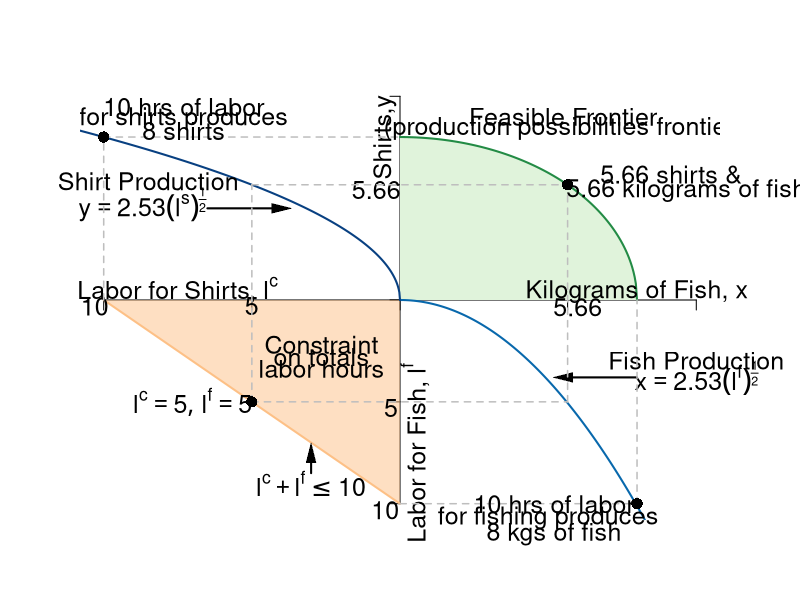

The R script that drew this image:
#Graph Designer: Simon Halliday
#Authors: Bowles, Foley and Halliday
#Title: Coordination, Conflict and Competition: A Text in Microeconomics

require(shape)
pdf(file = "specprodexch/ppf_dos_quadrant.pdf", width = 9, height = 9)

#Set parameters for graphics
pointsize <- 1.8
axislabelsize <- 1.8
labelsize <- 1.5
namesize <- 1.8
annotatesize <- 1.5
graphlinewidth <- 2
segmentlinewidth <- 1.5

COL <- c("#7fc97f", "#beaed4", "#fdc086", "#ffff99", "#386cb0", "#f0027f", "#bf5b17", "#666666")
COLA <- c("#e0f3db", "#99d8c9","#66c2a4","#41ae76", "#238b45", "#005824")
COLB <- c("#4eb3d3", "#2b8cbe", "#0868ac","#084081")

#Edited the margins to cater for the larger LHS labels
par(mar =  c(4, 4, 4, 4))

#Change this to make it log of l 

# ppf <- function(l, k = 0.5) {
#   k * (1/l)
# }


ppf <- function(x, yint = 64){
  sqrt(yint - (x)^2)
}

#actualfunction
#foodProd <- function(l, k = -2.529822, alpha = 0.5){
#  (-k)*l^alpha
#}

foodProd <- function(l, k = (6.328125)^-1, alpha = 2){
  (-k)*(l)^alpha
}

feasibleLabor <- function(l, time = 10){
  - time - l
}

manufactureProd <- function(l, k =  2.529822, alpha = 0.5){
  k * (-l)^alpha
}

xlims <- c(-10, 10)
ylims <- c(-10, 10)

npts <- 501 
x <- seq(xlims[1], xlims[2], length.out = npts)
y <- seq(ylims[1], ylims[2], length.out = npts) 

plot(0, 0, xlim = xlims, ylim = ylims, type = "n",
     xlab = expression(paste("")),
     ylab = expression(paste("")), 
     xaxt = "n", 
     yaxt = "n", 
     cex.lab = axislabelsize, 
     bty = "n"
)

ticksy <- c(ylims[1], -5, 0, manufactureProd(-5), ylims[2])
ylabels <- c(NA, NA, NA, NA, NA)
ticksx <- c(xlims[1], -5, 0, manufactureProd(-5), xlims[2])
xlabels <- c(NA, NA, NA, NA, NA)

axis(1, at = ticksx, pos = 0, labels = xlabels)
axis(2, at = ticksy, pos = 0, labels = ylabels, las = 1)

npts <- 501 
xx1 <- seq(0, 20, length.out = npts)
xx2 <- seq(0, xlims[2], length.out = npts)
xx3 <- seq(xlims[1], 0, length.out = npts)
xx4 <- seq(-11, 0, length.out = npts)

#Draw the polygon for shading the feasible set
xpoly1 <- seq(from = 0, to = 8, length.out = 501)
ypoly1 <- ppf(xpoly1)
polygon(x = c(xpoly1, rev(xpoly1[1])), y = c(ypoly1, rev(ypoly1)[1]), col=COLA[1], density=NULL, border = NA)

# shade 
polygon(x = c(-10, 0, 0), 
        y = c(0, 0, -10),
        border = FALSE, col = adjustcolor(COL[3], alpha.f = 0.5))

#Draw the graphs
lines(xx1, ppf(xx1), col = COLA[5], lwd = graphlinewidth)
lines(xx2, foodProd(xx2), col = COLB[3], lwd = graphlinewidth)
lines(xx3, feasibleLabor(xx3, time = 10), col = COL[3], lwd = graphlinewidth)
lines(xx4, manufactureProd(xx4, k =  2.529822, alpha = 0.5), col = COLB[4], lwd = graphlinewidth)

#mtext(expression(paste("Quantity of food, ", x)), side=1, line = 2.5, cex = axislabelsize)
text(-0.5, 8, expression(paste("Shirts,", y)), xpd = TRUE, srt = 90, cex = labelsize) 
text(8, 0.4, expression(paste("Kilograms of Fish, ", x)), xpd = TRUE, cex = labelsize)
text(0.5, -7.5, expression(paste("Labor for Fish, ", l^f)), xpd = TRUE, cex = labelsize, srt= 90) 
text(-7.5, 0.5, expression(paste("Labor for Shirts, ", l^c)), xpd = TRUE, cex = labelsize)

#Label the points on the axes we want
#text(-0.6, 2.8, expression(paste(12.5)), xpd = TRUE, cex = axislabelsize)
text(-0.8, 5.4, expression(paste(5.66)), xpd = TRUE, cex = labelsize)
#text(2.9, -0.3, expression(paste(2.5)), xpd = TRUE, cex = axislabelsize)
text(6, -0.35, expression(paste(5.66)), xpd = TRUE, cex =labelsize)
text(-5, -0.3, expression(paste(5)), xpd = TRUE, cex = labelsize)
text(-0.3, -5.3, expression(paste(5)), xpd = TRUE, cex = labelsize)
text(-10.3, -0.3, expression(paste(10)), xpd = TRUE, cex = labelsize)
text(-0.5, -10.3, expression(paste(10)), xpd = TRUE, cex = labelsize)

#Label the two production functions
#Clothing
text(-8.5, 5.8, expression(paste("Shirt Production")), xpd = TRUE, cex = labelsize)
text(-8.7, 4.7, expression(paste(y == 2.53*(l^s)^frac(1,2))), xpd = TRUE, cex = labelsize)
Arrows(-6.5, 4.5, -4, 4.5, col = "black", lty = 1, lwd = 2, arr.type = "triangle", arr.lwd = 0.5)

#food
text(10, -3, expression(paste("Fish Production")), xpd = TRUE, cex = labelsize)
text(10, -3.8, expression(paste(x == 2.53*(l^f)^frac(1,2))), xpd = TRUE, cex = labelsize)
Arrows(8, -3.8, 5.5, -3.8, col = "black", lty = 1, lwd = 2, arr.type = "triangle", arr.lwd = 0.5)

#Draw segments for the 50/50 split of time
segments(-5, -5, -5, manufactureProd(-5), lty = 2, col = "gray", lwd = segmentlinewidth)
segments(-5, -5, manufactureProd(-5), -5, lty = 2, col = "gray", lwd = segmentlinewidth)
segments(-5, manufactureProd(-5), manufactureProd(-5), manufactureProd(-5), lty = 2, col = "gray", lwd = segmentlinewidth)
segments(manufactureProd(-5), -5, manufactureProd(-5), manufactureProd(-5), lty = 2, col = "gray", lwd = segmentlinewidth)

#Annotate Max time on clothes
segments(-10, 0, -10, 8, lty = 2, col = "gray", lwd = segmentlinewidth)
segments(-10, 8, 0, 8, lty = 2, col = "gray", lwd = segmentlinewidth)
text(-7.3, 9.5, expression(paste("10 hrs of labor")), cex = labelsize)
text(-7.3, 8.9, expression(paste("for shirts produces")),cex = labelsize)
text(-7.3, 8.3, expression(paste("8 shirts")), cex = labelsize)
points(-10, 8, pch = 16, col = "black", cex = 1.5)

#Annotate Max time on farming
segments(0, -10, 8, -10, lty = 2, col = "gray", lwd = segmentlinewidth)
segments(8, -10, 8, 0, lty = 2, col = "gray", lwd = segmentlinewidth)
text(5.2, -10, expression(paste("10 hrs of labor")), xpd= TRUE, cex = labelsize)
text(5, -10.7, expression(paste("for fishing produces")), xpd= TRUE, cex = labelsize)
text(5.2, -11.5, expression(paste("8 kgs of fish")),xpd= TRUE, cex = labelsize)
points(8, -10, pch = 16, col = "black", cex = 1.5)

#Annotate point on ppf 
points(manufactureProd(-5), manufactureProd(-5), pch = 16, col = "black", cex = 1.5)
text(manufactureProd(-5) + 3.5, manufactureProd(-5) + 0.5, expression(paste("5.66 shirts &")),xpd= TRUE, cex = labelsize)
text(manufactureProd(-5) + 4, manufactureProd(-4.5), expression(paste("5.66 kilograms of fish")),xpd= TRUE, cex = labelsize)

#Annotate point on labor feasibility frontier
points(-5, -5, pch = 16, col = "black", cex = 1.5)
text(-7, -5, expression(paste(list(l^c ==5, l^f == 5))), cex = labelsize)

text(-3, -9, expression(paste(l^c + l^f <= 10)), cex = labelsize)
Arrows(-3, -8.5, -3, -7.5, col = "black", lty = 1, lwd = 2, arr.type = "triangle", arr.lwd = 0.5)

#Label the feasible frontier
text(5.5, 9, expression("Feasible Frontier"),cex = labelsize)
text(5.5, 8.4, expression("(production possibilities frontier)"),cex = labelsize)

# Label constaint 
#Label the feasible frontier
text(-2.65, -2.2, expression("Constraint"),cex = labelsize)
text(-2.65, -2.8, expression("on totals"),cex = labelsize)
text(-2.65, -3.4, expression("labor hours"),cex = labelsize)

dev.off()
